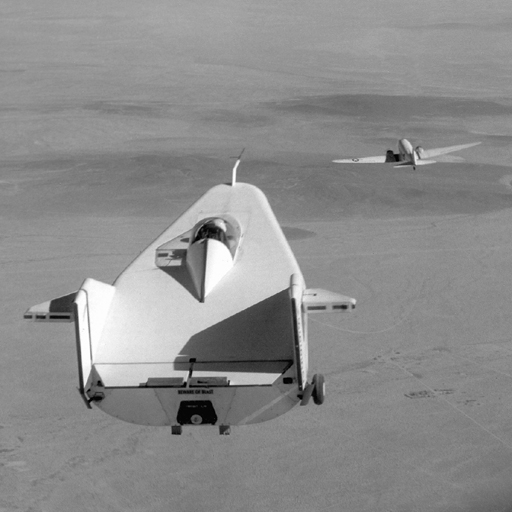
%> input picture tp4/liftingbody.png, 512 x 512 px
$ octave solutions.m   (GNU Octave 9; MATLAB toolbox functions it lacks are replaced by stand-ins)
%> lines starting %> are read from the running program, lines starting %| are printed output that depends on the picture; long printed decimals are rounded
clc
clear

%% Parameters
density = 0.5;
sigma_noise = 1;

%% Model
x = imread('liftingbody.png');
%> x is the input picture: size 512x512 uint8; min 0, max 255, mean 140.3
w = 2*(rand(size(x))<0.5)-1;
N = int32(numel(x)*density);
%> N = 131072
w(randperm(numel(x),numel(x)-N)) = 0;
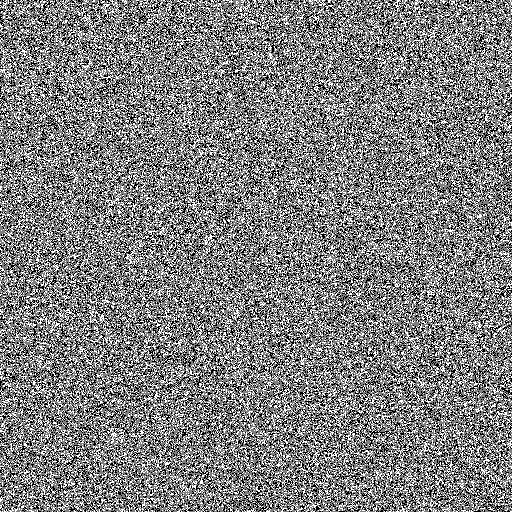
%> w: size 512x512 double; min -1, max 1, mean 4.58e-05; drawn with min black and max white
y = double(x) + w;
z = randn(size(x))*sigma_noise;
v = y + z;

figure('Name','Original, WM, WM+attack');
subplot(1,3,1);
imshow(x);
title('Original');
subplot(1,3,2);
imshow(y,[0 255]);
title('Watermarked');
subplot(1,3,3);
imshow(v, [0 255]);
title('Watermarked & attacked')

%% Non-blind detection
wrNB = v - double(x);
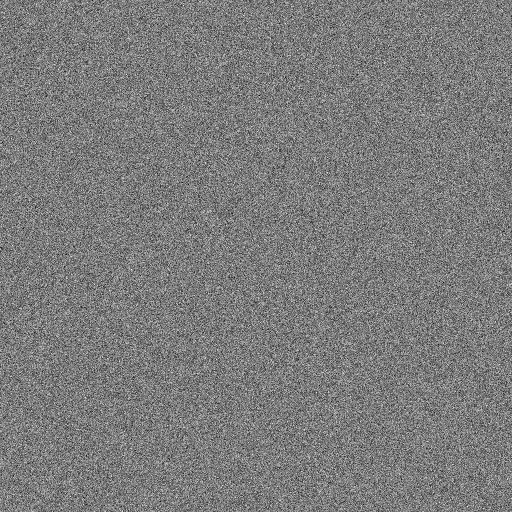
%> wrNB: size 512x512 double; min -5.15, max 5.44, mean -0.00185; drawn with min black and max white
rhoNB = linear_corr(w,wrNB,N);
%> in linear_corr, `rho = dot(w1(:),w2(:))/double(N);`: rho = 1
%> rhoNB = 1

%% Blind detection
xr = conv2(v, ones(3)/9, 'same');
wrB = v - xr;
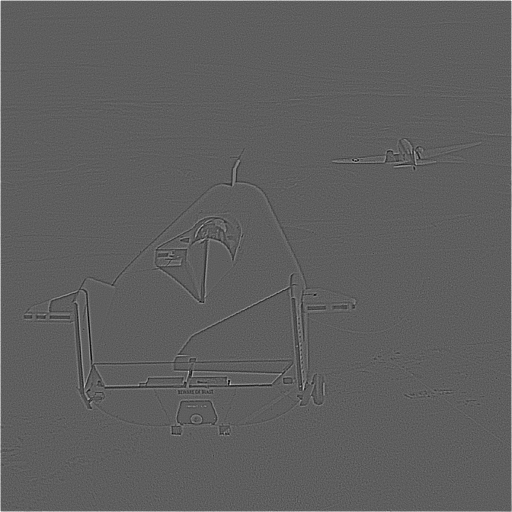
%> wrB: size 512x512 double; min -54.32, max 92.31, mean 0.4; drawn with min black and max white
rhoB = linear_corr(w,wrB,N);
%> rhoB = 0.894

%% Results and functions
fprintf('Linear correlations between the original and estimated WM:\nNon-Blind:%s\nBlind:%s',num2str(rhoNB),num2str(rhoB));
%| Linear correlations between the original and estimated WM:
%| Non-Blind:1.0041
%| Blind:0.8942

function [rho] = linear_corr(w1,w2,N)
rho = dot(w1(:),w2(:))/double(N);
end
